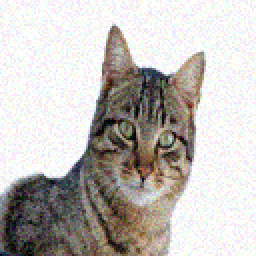
#> input picture adversarial_concept_output.png, 128 x 128 px, given in place of original_image.jpg, which was not available (shown 2 times larger)
$ jupyter execute 'Adversarial_Concept_NoML (1).ipynb'   (shell and % lines are left out)
#> lines starting #> are read from the running program, lines starting #| are printed output that depends on the picture; pictures that were not available may be replaced by others from this repository, and a replacement may not be noted
[cell 1]
# Install necessary libraries (Pillow for images, NumPy for array math)

# Import libraries with common aliases
import numpy as np
from PIL import Image
import matplotlib.pyplot as plt
import os # For file system operations (optional but good practice)

print("Setup complete. Libraries are ready!")

[cell 2]
# 1. Download a sample image for demonstration
# Using a different, known-working link

image_path = 'original_image.jpg'

# 2. Load and Resize the image using PIL (Pillow)
original_img = Image.open(image_path).convert("RGB")
#> original_img is the input picture: PIL image 128x128 RGB; mean R, G, B 194.1, 190, 186
# Resize for faster processing and a uniform example size
original_img = original_img.resize((128, 128))
print(f"Original image loaded with size: {original_img.size}")
#| Original image loaded with size: (128, 128)

# 3. Convert to NumPy array and Normalize
# Normalize scales pixel values from 0-255 to the range 0.0-1.0
original_data = np.asarray(original_img, dtype=np.float32) / 255.0
print(f"NumPy array shape: {original_data.shape}")
#| NumPy array shape: (128, 128, 3)

# 4. Display the original image using Matplotlib
plt.figure(figsize=(4, 4))
plt.imshow(original_data)
plt.title("1. Original Image (Cat)")
plt.axis('off')
plt.show()

[cell 3]
# 1. Define the Perturbation Strength (Epsilon)
# Epsilon (ε) controls the visual strength of the noise.
# Keep it small (e.g., 0.1) so the final image looks almost identical to the human eye.
epsilon = 0.1

# 2. Generate a random noise array
# Create a random array with the exact same shape as the image data
# Values will be between -1 and 1
random_noise = np.random.uniform(-1, 1, size=original_data.shape)

# 3. Scale the noise to create the perturbation
perturbation = epsilon * random_noise

print(f"Perturbation array shape: {perturbation.shape}")
#| Perturbation array shape: (128, 128, 3)
print(f"Perturbation strength (epsilon): {epsilon}")


# 4. Display the perturbation (scaled up for visual check)
plt.figure(figsize=(4, 4))
# We scale and offset the perturbation just for display purposes
# so you can clearly see the static/noise pattern.
plt.imshow(perturbation * 5 + 0.5)
plt.title(f"2. Perturbation (Scaled by ε={epsilon})")
plt.axis('off')
plt.show()
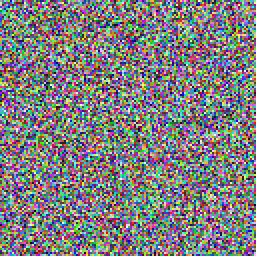
#> shown: shape (128, 128, 3) float64 (shown 2 times larger); mean R, G, B 0.499, 0.495, 0.499

[cell 4]
# 1. The Core Operation: Addition
# Adversarial Image = Original Data + Perturbation
# The 'original_data' and 'perturbation' variables are already defined from previous steps.
adversarial_data = original_data + perturbation
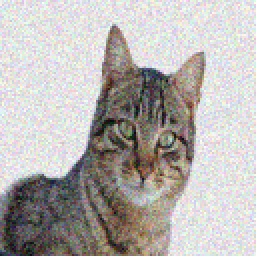
#> adversarial_data: shape (128, 128, 3) float64 (shown 2 times larger); mean R, G, B 0.761, 0.744, 0.729; drawn with min black and max white

# 2. Clip the values to maintain a valid image range
# Pixel values must be between 0.0 and 1.0. This step ensures valid colors.
adversarial_data = np.clip(adversarial_data, 0.0, 1.0)
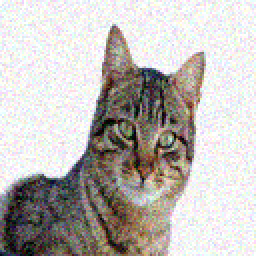
#> adversarial_data: shape (128, 128, 3) float64 (shown 2 times larger); mean R, G, B 0.752, 0.735, 0.72

# 3. Display the final "adversarial" image
plt.figure(figsize=(4, 4))
plt.imshow(adversarial_data)
plt.title("3. Adversarial Concept Image")
plt.axis('off')
plt.show()

[cell 5]
# 1. Convert the normalized data (0.0-1.0) back to 0-255 integer scale
# This is necessary to save it as a standard image file.
adversarial_img_int = (adversarial_data * 255).astype(np.uint8)

# 2. Convert the NumPy array back to a PIL Image object
adversarial_img = Image.fromarray(adversarial_img_int)

# 3. Define the output filename and save the image
output_filename = "adversarial_concept_output.png"
adversarial_img.save(output_filename)

print(f"Adversarial concept image successfully saved as: {output_filename}")
